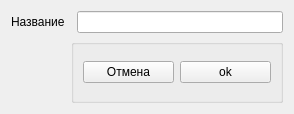
<?xml version="1.0" encoding="UTF-8"?>
<ui version="4.0">
 <class>new_medorg_form</class>
 <widget class="QWidget" name="new_medorg_form">
  <property name="geometry">
   <rect>
    <x>0</x>
    <y>0</y>
    <width>294</width>
    <height>114</height>
   </rect>
  </property>
  <property name="windowTitle">
   <string>Form</string>
  </property>
  <layout class="QGridLayout" name="gridLayout">
   <item row="0" column="0">
    <widget class="QLabel" name="label">
     <property name="text">
      <string>Название</string>
     </property>
    </widget>
   </item>
   <item row="0" column="2">
    <widget class="QLineEdit" name="medorg_name"/>
   </item>
   <item row="1" column="1" colspan="2">
    <widget class="QGroupBox" name="groupBox">
     <property name="title">
      <string/>
     </property>
     <layout class="QGridLayout" name="gridLayout_2">
      <item row="0" column="0">
       <widget class="QPushButton" name="cancel_btn">
        <property name="text">
         <string>Отмена</string>
        </property>
       </widget>
      </item>
      <item row="0" column="1">
       <widget class="QPushButton" name="ok_btn">
        <property name="text">
         <string>ok</string>
        </property>
       </widget>
      </item>
     </layout>
    </widget>
   </item>
  </layout>
 </widget>
 <resources/>
 <connections>
  <connection>
   <sender>cancel_btn</sender>
   <signal>clicked()</signal>
   <receiver>new_medorg_form</receiver>
   <slot>close()</slot>
   <hints>
    <hint type="sourcelabel">
     <x>211</x>
     <y>108</y>
    </hint>
    <hint type="destinationlabel">
     <x>199</x>
     <y>71</y>
    </hint>
   </hints>
  </connection>
 </connections>
</ui>
